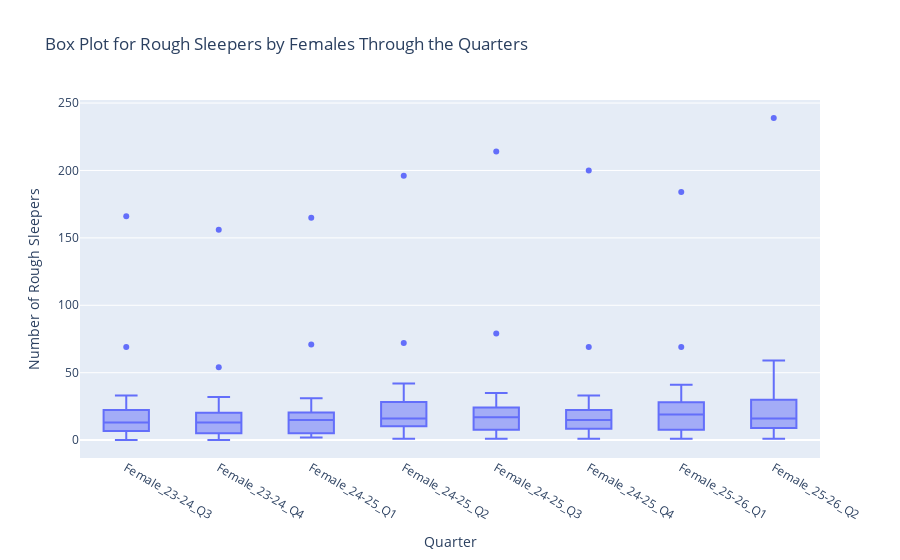

Here is the notebook cell this chart was saved with:
### Markdown cell above
### Boxplot for Female Rough Sleepers through the Quarters

### Code cell
# Box plot for rough sleepers by Females through the quarters
import plotly.express as px
fig = px.box(gen_rs_new.melt(id_vars=['Area'], var_name='var', value_name='Count').query("var.str.contains('Female')"),
            x='var',
            y='Count',
            title='Box Plot for Rough Sleepers by Females Through the Quarters',   
            labels={'var':'Quarter', 'Count':'Number of Rough Sleepers'})
fig.show()

### Figure 1 — Plotly figure (JSON) as saved in the notebook; plotly's stock layout.template omitted (floating-point values rounded to 4 significant figures; data arrays with more than 128 entries replaced by an {"elided": "..."} marker saying what was removed)
{"data": [{"alignmentgroup": "True", "hovertemplate": "Quarter=%{x}<br>Number of Rough Sleepers=%{y}<extra></extra>", "legendgroup": "", "marker": {"color": "#636efa"}, "name": "", "notched": false, "offsetgroup": "", "orientation": "v", "showlegend": false, "type": "box", "x": {"elided": "264 str values"}, "x0": " ", "xaxis": "x", "y": {"elided": "264 int values"}, "y0": " ", "yaxis": "y"}], "layout": {"boxmode": "group", "legend": {"tracegroupgap": 0}, "title": {"text": "Box Plot for Rough Sleepers by Females Through the Quarters"}, "xaxis": {"anchor": "y", "domain": [0, 1], "title": {"text": "Quarter"}}, "yaxis": {"anchor": "x", "domain": [0, 1], "title": {"text": "Number of Rough Sleepers"}}}}
